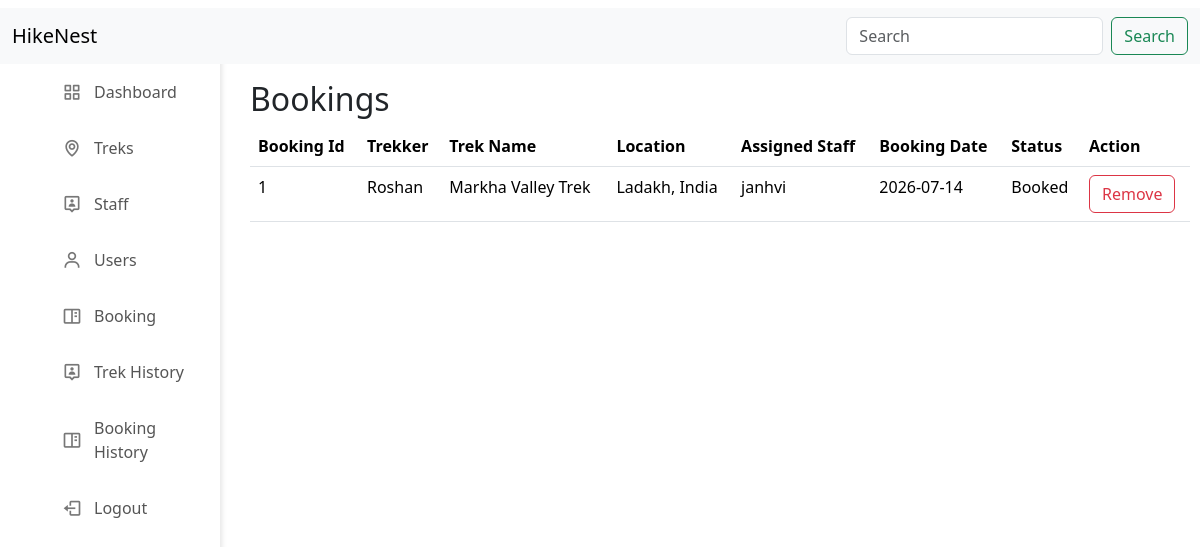
/admin_bookings, run on the app's committed database.
### application/models.py (models this page shows)
class Booking(db.Model):
    __tablename__ = 'booking'
    id = db.Column(db.Integer(), primary_key = True, autoincrement = True)
    user_id = db.Column(db.Integer(), db.ForeignKey('user.id'),  nullable = False)
    trek_id = db.Column(db.Integer(), db.ForeignKey('trek.id'),  nullable = False)
    booking_date = db.Column(db.Date(),  nullable = False, default=date.today)
    status = db.Column(db.String(),  nullable = False, default= "Booked")

class User(db.Model):
    __tablename__ = 'user'
    id = db.Column(db.Integer(), primary_key = True, autoincrement = True)
    name = db.Column(db.String(),  nullable = False)
    email = db.Column(db.String(), unique = True, nullable = False)
    phone = db.Column(db.String(10), unique = True, nullable = False)
    password = db.Column(db.String(), nullable = False)
    status = db.Column(db.String(),  nullable = False, default= "Approved")
    bookings = db.relationship("Booking", backref = "user")

class Trek(db.Model):
    __tablename__ = 'trek'
    id = db.Column(db.Integer(), primary_key = True, autoincrement = True)
    trek_name = db.Column(db.String(),  nullable = False)
    location = db.Column(db.String(),  nullable = False)
    difficulty = db.Column(db.String(),  nullable = False)
    duration = db.Column(db.String(),  nullable = False)
    available_slots = db.Column(db.Integer(),  nullable = False)
    assigned_staff_id = db.Column(db.Integer(), db.ForeignKey('staff.id'),  nullable = False)
    start_date = db.Column(db.Date(),  nullable = False)
    end_date = db.Column(db.Date(),  nullable = False)
    status = db.Column(db.String(),  nullable = False)
    description = db.Column(db.String(),  nullable = False)
    bookings = db.relationship("Booking", backref = "trek")

class Staff(db.Model):
    __tablename__ = 'staff'
    id = db.Column(db.Integer(), primary_key = True, autoincrement = True)
    name = db.Column(db.String(),  nullable = False)
    email = db.Column(db.String(), unique = True, nullable = False)
    phone = db.Column(db.String(10), unique = True, nullable = False)
    password = db.Column(db.String(), nullable = False)
    status = db.Column(db.String(),  nullable = False, default= "Pending")
    treks = db.relationship("Trek", backref = "staff")

### application/controllers.py (the view)
@app.route("/admin_bookings")
def admin_bookings():
    bookings = Booking.query.filter(Booking.status == "Booked").all()
    return render_template("admin_bookings.html", bookings = bookings)

### templates/admin_bookings.html (shortened to what this page needs)
<!DOCTYPE html>
<html>
    <head>
        <link rel="stylesheet" href="/static/dashboard.css">
        <link href="https://cdn.jsdelivr.net/npm/bootstrap@5.3.8/dist/css/bootstrap.min.css" rel="stylesheet">
        <link rel="stylesheet" href="https://cdn.jsdelivr.net/npm/boxicons@latest/css/boxicons.min.css">
    </head>
    <body>
        <div class="sidebar">
            <ul class="nav-links">
                <li><a href="/admin_dashboard"><i class="bx bx-grid-alt"></i> Dashboard</a></li>
                <li><a href="/admin_trek"><i class="bx bx-map"></i> Treks</a></li>
                <li><a href="/admin_staff_active"><i class="bx bx-user-pin"></i> Staff</a></li>
                <li><a href="/admin_users_active"><i class="bx bx-user"></i> Users</a></li>
                <li><a href="/admin_bookings"><i class="bx bx-book-content"></i> Booking</a></li>
                <li><a href="/admin_trek_history"><i class="bx bx-user-pin"></i> Trek History</a></li>
                <li><a href="/admin_booking_history"><i class="bx bx-book-content"></i> Booking History</a></li>
                <li><a href="/logout" class="logout"><i class="bx bx-log-out"></i> Logout</a></li>
            </ul>
        </div>
        <div class="navbar" style = "position : fixed;">
            <nav class="navbar bg-body-tertiary" >
                <div class="container-fluid">
                    <a class="navbar-brand">HikeNest</a>
                    <form class="d-flex" role="search" action = "/search_admin_bookings">
                    <input class="form-control me-2" type="search" name="search" placeholder="Search" aria-label="Search"/>
                    <button class="btn btn-outline-success" type="submit">Search</button>
                    </form>
                </div>
            </nav>
        </div>
        <div class = "canvas" >
            <h2>Bookings</h2>
            <div class = "table">
                <table class="table table-hover" >
                    <thead>
                        <tr>
                            <th scope="row">Booking Id</th>
                            <th scope="row">Trekker</th>
                            <th scope="row">Trek Name</th>
                            <th scope="row">Location</th>
                            <th scope="row">Assigned Staff</th>
                            <th scope="row">Booking Date</th>
                            <th scope="row">Status</th>
                            <th scope="row">Action</th>
                        </tr>
                    </thead>
                    <tbody>
                        {% if bookings %}
                            {% for b in bookings %}
                            <tr>
                                <td>{{b.id}}</td>
                                <td>{{b.user.name}}</td>
                                <td>{{b.trek.trek_name}}</td>
                                <td>{{b.trek.location}}</td>
                                <td>{{b.trek.staff.name}}</td>
                                <td>{{b.booking_date}}</td>
                                <td>{{b.status}}</td>
                                <td><a href ="/admin_remove/{{b.id}}" class="btn btn-outline-danger">Remove</a></td>
                            </tr>
                            {% endfor %}
                        {% else %}
                        <tr>
                            <td colspan="9" class="text-center">
                                There is no data.
                            </td>
                        </tr>
                        {% endif %}
                    </tbody>
                </table>
            </div>
        </div>
    </body>
</html>

### static/dashboard.css (style rules this page uses)
* { margin: 0; padding: 0; box-sizing: border-box; }
body { background-color: #f4f5f7; }
.sidebar { margin-top: 50px; position: fixed; top: 0; left: 0; height: 100%; width: 220px; background-color: #ffffff; box-shadow: 2px 0px 5px rgba(0,0,0,0.1); padding: 20px; }
.nav-links { list-style: none; }
.nav-links li { margin-bottom: 12px; }
.nav-links li a { display: flex; align-items: center; text-decoration: none; color: #555555; font-size: 16px; padding: 10px; border-radius: 6px; }
.nav-links li a i { font-size: 20px; margin-right: 12px; color: #777777; }
.navbar { top: 0; margin-top: 0px; width: 100%; position:fixed; text-decoration: none; }
.canvas { overflow: auto; margin-left: 240px; margin-top: 70px; margin-right: 20px; padding: 10px; width:calc(100% - 240px); height:calc(100vh - 70px); }

### data on the page
Booking: id "1", user.name "Roshan", trek.trek_name "Markha Valley Trek", trek.location "Ladakh, India", trek.staff.name "janhvi", booking_date "2026-07-14", status "Booked"
